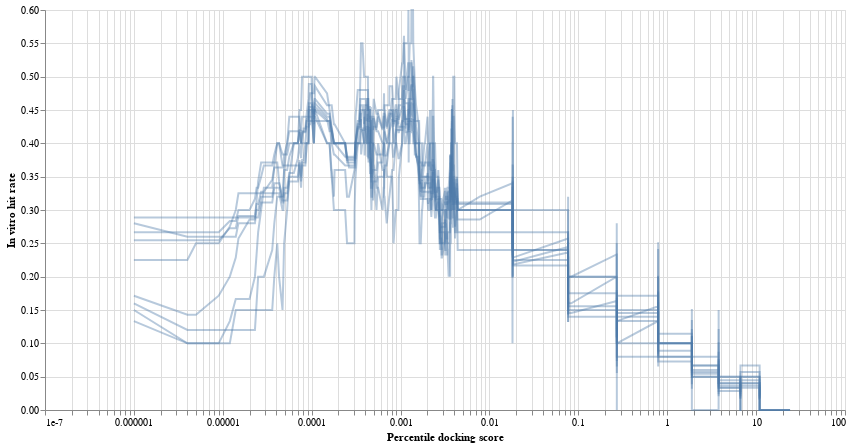

Notebook source saved alongside this figure:
### Code cell
import altair as alt

ch = alt.Chart(df_).mark_line(opacity=0.4).encode(
    x=alt.X('x:Q',scale=alt.Scale(type='log'), title='Percentile docking score'),
    y=alt.Y('y:Q', title='In vitro hit rate'),
    detail='detail'
)

ch.properties(width=800, height=400)

### Figure 1 — Vega-Lite specification as saved in the notebook (floating-point values rounded to 4 significant figures; data arrays with more than 128 entries replaced by an {"elided": "..."} marker saying what was removed)
{"config": {"view": {"continuousWidth": 400, "continuousHeight": 300}}, "data": {"name": "data-1b93e4fbc79738b0f3aa7fa21a7f5568"}, "mark": {"type": "line", "opacity": 0.4}, "encoding": {"detail": {"type": "quantitative", "field": "detail"}, "x": {"type": "quantitative", "field": "x", "scale": {"type": "log"}, "title": "Percentile docking score"}, "y": {"type": "quantitative", "field": "y", "title": "In vitro hit rate"}}, "height": 400, "width": 800, "$schema": "https://vega.github.io/schema/vega-lite/v4.8.1.json", "datasets": {"data-1b93e4fbc79738b0f3aa7fa21a7f5568": {"elided": "4626 records"}}}
